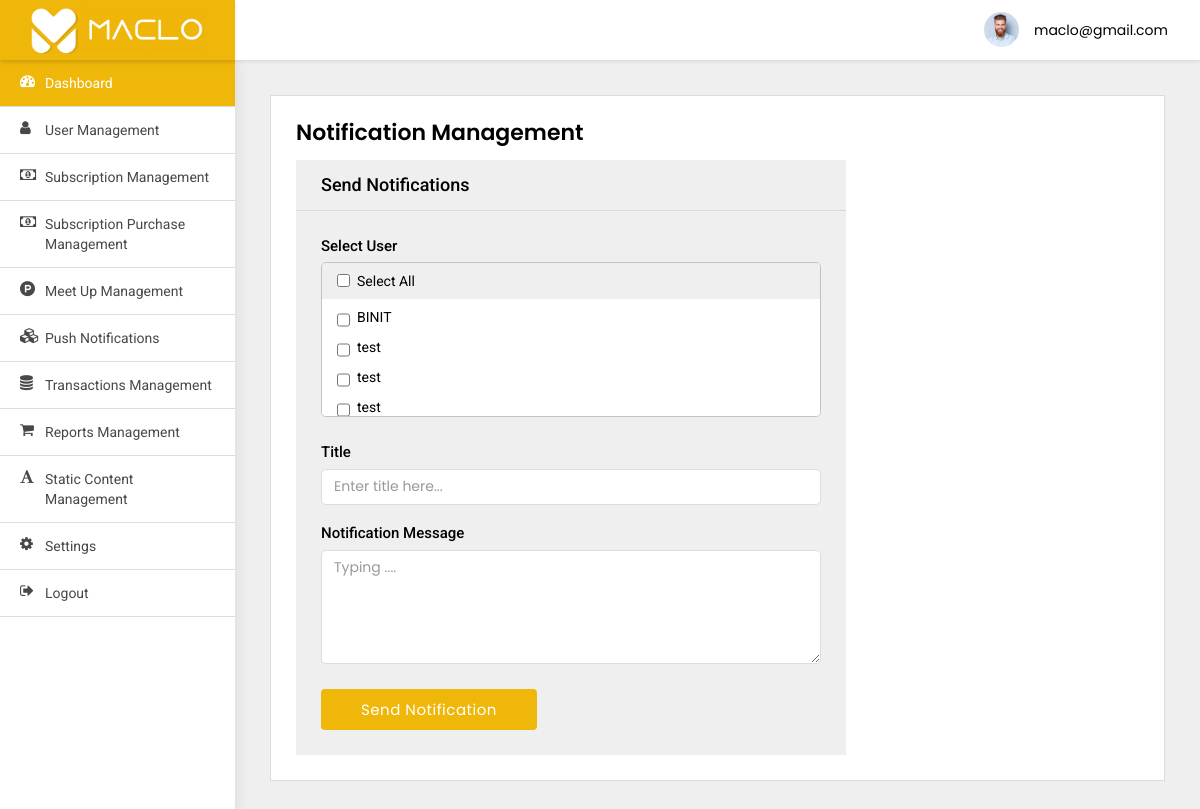
/adminpanel/send-notification/ (signed in), run on the app's committed database.
### adminpanel/models.py (models this page shows)
class User(AbstractBaseUser, PermissionsMixin):
    email = models.EmailField(max_length=255, unique=True)
    phone_number = models.BigIntegerField(blank=True, null=True)
    name = models.CharField(max_length=255)
    social_type = models.CharField(max_length=255)
    social_id = models.CharField(max_length=255)
    device_token = models.CharField(default='', null=True, blank=True, max_length=256)
    is_active = models.BooleanField(default=True)
    is_staff = models.BooleanField(default=False)
    objects = UserManager()
    USERNAME_FIELD = 'email'

### src/models.py (models this page shows, shortened)
class RegisterUser(models.Model):
    email = models.EmailField(default='test@maclo.com')
    phone_number = models.CharField(default='00000', max_length=13)
    first_name = models.CharField(default='maclo', max_length=100)
    last_name = models.CharField(default='app', max_length=100)
    gender = models.CharField(choices=GENDER, default='Male', max_length=20, null=True, blank=True)
    date_of_birth = models.DateField(null=True, blank=True)
    job_profile = models.CharField(max_length=100, null=True, blank=True)
    company_name = models.CharField(max_length=200, null=True, blank=True)
    qualification = models.CharField(
        default="Bachelor's", choices=QUALIFICATION, max_length=100, null=True, blank=True)
    relationship_status = models.CharField(
        default='Single', choices=RELATIONSHIP_STATUS, max_length=100, null=True, blank=True)
    height = models.IntegerField(null=True,blank=True)
    fav_quote = models.CharField(default='MY Fav QUOTE', max_length=1000)
    religion = models.CharField(default='atheist', max_length=100, null=True, blank=True)
    body_type = models.CharField(default='slim', max_length=100)
    zodiac_sign = models.CharField(default='', max_length=100)
    taste = models.CharField(default='', max_length=100)
    created_at = models.DateField(auto_now_add=True)
    verified = models.CharField(default='No', choices=BOOL_CHOICES, max_length=10)
    fb_signup = models.CharField(default='No', choices=BOOL_CHOICES, max_length=10)
    pic_1 = models.ImageField(upload_to='media', null=True, blank=True)
    pic_2 = models.ImageField(upload_to='media', null=True, blank=True)
    pic_3 = models.ImageField(upload_to='media', null=True, blank=True)
    pic_4 = models.ImageField(upload_to='media', null=True, blank=True)
    pic_5 = models.ImageField(upload_to='media', null=True, blank=True)
    pic_6 = models.ImageField(upload_to='media', null=True, blank=True)

### adminpanel/views.py (the view, shortened to what this page needs)
# urls.py: path('send-notification/', SendNotification.as_view(),
class SendNotification(LoginRequiredMixin, View):
    model = UserNotification
    form_class = UserNotificationForm
    login_url = 'adminpanel:login'
    def get(self, request, *args, **kwargs):
        users = RegisterUser.objects.all()
        context = {
            "users": users
        }
        return render(self.request, 'send-notification.html', context)

### adminpanel/templates/send-notification.html (shortened to what this page needs)
{% extends 'base.html' %}
{% block body %}
<div class="WrapperArea">
    <div class="WrapperBox">
        <div class="Small-Wrapper">
            <h4 class="Title">Notification Management</h4>
            <div class="NotificationArea">
                <div class="NotificationForm">
                    <h4>Send Notifications</h4>
                    <form method="post">
                        <div class="form-group">
                            <label>Select User</label>
                            <ul class="Multiple" id="table">
                                <li><label><input type="checkbox" id="selectAll" class="main">Select All</label></li>
                                {% for user in users %}
                                <li><label><input class="checkbox" type="checkbox" name="to" id="checkbox"
                                                  value="{{user.id}}">{{user.first_name}}</label>
                                </li>
                                {% endfor %}
                            </ul>
                        </div>
                        <div class="form-group">
                            <label>Title</label>
                            <input type="text" class="form-control desc" id="title" name="title" placeholder="Enter title here...">
                            <br>
                            <label>Notification Message</label>
                            <textarea rows="5" class="form-control desc" placeholder="Typing ...."
                                      id="message" name="body"></textarea>
                        </div>
                        <button id="send" class="btn btn-info" onclick="bulkNotification()"><span id="send_btn">Send Notification</span>
                        </button>
                    </form>
                </div>
            </div>
        </div>
    </div>
</div>
{% endblock body %}

### adminpanel/templates/base.html (shortened to what this page needs)
{% load static %}
<html lang="en-us">
<head>
    <link type="text/css" rel="stylesheet" href="{% static 'adminpanel/css/style.css'%}">
</head>
<body>
<div class="Header">
    <div class="Logo">
        <img src="{% static 'adminpanel/images/Inner-Logo.png' %}">
    </div>
    <div class="Navigation">
        <div class="Avater">
            <a href="javascript:void(0);">
                <figure><img src="{% static 'adminpanel/images/profile.jpg' %}"></figure>
                {{user}} </a>
        </div>
    </div>
</div>
<div class="SidenavBar">
    <ul>
        <li class="active">
            <a href="{% url 'adminpanel:dashboard' %}">
                <span><i class="fa fa-tachometer"></i></span> Dashboard
            </a>
        </li>
        <li>
            <a href="{% url 'adminpanel:users-list' %}">
                <span><i class="fa fa-user"></i></span> User Management
            </a>
        </li>
        <li>
            <a href="Subscription-management.html">
                <span><i class="fa fa-money"></i></span> Subscription Management
            </a>
        </li>
        <li>
            <a href="Subscription-Purchase-management.html">
                <span><i class="fa fa-money"></i></span> Subscription Purchase Management
            </a>
        </li>
        <li>
            <a href="meet-management.html">
                <span><i class="fa fa-product-hunt"></i></span> Meet up Management
            </a>
        </li>
        <li>
            <a href="{% url 'adminpanel:send-notification' %}">
                <span><i class="fa fa-cubes"></i></span> Push Notifications
            </a>
        </li>
        <li>
            <a href="Transaction-management.html">
                <span><i class="fa fa-database"></i></span> Transactions Management
            </a>
        </li>
        <li>
            <a href="Report-management.html">
                <span><i class="fa fa-shopping-cart"></i></span> Reports Management
            </a>
        </li>
        <li>
            <a href="content-management.html">
                <span><i class="fa fa-font"></i></span> Static content Management
            </a>
        </li>
        <li>
            <a href="{% url 'adminpanel:change_password' %}">
                <span><i class="fa fa-cog"></i></span> Settings
            </a>
        </li>
        <li>
            <a href="{% url 'adminpanel:login' %}">
                <span><i class="fa fa-sign-out"></i></span> Logout
            </a>
        </li>
    </ul>
</div>
{% block body %}
{% endblock body %}
</body>
</html>

### static/adminpanel/css/style.css (style rules this page uses)
body { margin: 0; padding: 0; font-family: 'Poppins', sans-serif !important; font-size: 13px; color: #3a3a3a; font-weight: 400; }
* { margin: 0px; padding: 0px; }
header, footer, aside, article, section, detail, nav, figure { position: relative; }
h1, h2, h3, h4, h5, h6, p { margin: 0; padding: 0; }
ul, li, ol { list-style-type: none; margin: 0; padding: 0; }
a { text-decoration: none; outline: none; }
img { border: 0; outline: none; max-width: 100%; }
input[type="text"], input[type="password"], select, textarea, input[type="button"] { max-width: 100%; }
.CheckBox { display: inline-block;position:relative;padding-left:33px;cursor:pointer;font-size: 14px;-webkit-user-select:none;-moz-user-select:none;-ms-user-select:none;user-select:none;font-weight:500;color:#2d2d2d;margin: 0;min-height: 20px; }
.Header { box-shadow:0 2px 4px rgba(0,0,0,.08);-webkit-box-shadow:0 2px 4px rgba(0,0,0,.08);position:fixed;width:100%;left:0;top:0;background-color:#fff;z-index:99 }
.Header .Logo { width:235px;background-color: #efb70a;text-align:center;padding:5px 0;float:left;height:60px;box-shadow:0 2px 4px rgba(0,0,0,.08); }
.Header .Logo img { width: 180px; }
.Header .Navigation { transition:all 0.2s ease;margin-left:235px;padding:7px 3.2rem;width:calc(100% - 235px);text-align:right;height:60px }
.Header .Navigation .Avater { margin:5px 0 5px 30px;position:relative;display:inline-block }
.Header .Navigation .Avater a { display:flex;align-items:center;font-size:14px;color:#000 }
.Header .Navigation .Avater a figure { width:35px;border-radius:50%;margin:0 15px 0 0;overflow:hidden }
.SidenavBar { height:calc(100% - 60px);position:fixed;width:235px;top:60px;padding:0;overflow:auto;box-shadow:0 0 15px rgba(0,0,0,.1) }
.SidenavBar ul { margin:0 }
.SidenavBar ul li { margin:0 }
.SidenavBar ul li a { display:block;cursor:pointer;padding:13px 20px 13px 45px;transition:0.5s all ease-in-out;color:#484848;font-family:"Roboto";font-size:14px;text-transform:capitalize;position:relative;border-bottom:1px solid #ddd }
.SidenavBar ul li a span { font-size:15px;display:inline-block;position:absolute;top:13px;left:20px }
.SidenavBar ul li.active a, .SidenavBar ul li a:hover { background-color: #efb70a;color:#fff; }
.WrapperArea { margin-left:235px;flex:1 1 auto;width:calc(100% - 235px);display:flex;flex-direction:column;margin-top:60px;transition:0.5s all ease-in-out }
.WrapperArea .WrapperBox { padding:35px;background-color:#efefef;min-height:calc(100vh - 60px) }
.Small-Wrapper { background-color:#fff;padding:25px;border:1px solid #dcdcdc }
h4.Title { margin:0 0 15px;font-weight:600;color:#000;text-transform:capitalize;font-size:22px }
.NotificationArea .NotificationForm { background-color:#efefef;max-width:550px }
.NotificationArea .NotificationForm h4 { margin:0 0 0 0;font-weight:500;color:#000;text-transform:capitalize;font-size:18px;border-bottom:1px solid #dcd8d8;padding:15px 25px;font-family:"Roboto" }
.NotificationArea .NotificationForm form { padding:25px }
.NotificationArea .NotificationForm form .form-group { margin:0 0 25px 0 }
.NotificationArea .NotificationForm form .form-group label { display:block;font-weight:500;color:#000;font-size:15px;font-family:"Roboto" }
.NotificationArea .NotificationForm form .form-group .form-control { margin:0 0 0;border:1px solid #ddd;box-shadow:none;border-radius:5px;height:36px }
.NotificationArea .NotificationForm form .form-group ul.Multiple { margin:0;box-shadow:none;border:1px solid #c3c3c3;height:155px;font-size:14px;color:#000;padding:8px 15px;border-radius:5px;overflow:auto;background-color:#fff }
.NotificationArea .NotificationForm form .form-group ul.Multiple li { margin:0 0 10px 0 }
.NotificationArea .NotificationForm form .form-group ul.Multiple li:first-child { margin:-8px -15px 8px;background-color:#efefef;padding:8px 15px }
.NotificationArea .NotificationForm form .form-group ul.Multiple li label { margin:0;font-weight:400;font-size:14px;padding:0 0 0 20px;position:relative;cursor:pointer }
.NotificationArea .NotificationForm form .form-group ul.Multiple li label input { margin:0;position:absolute;top:3px;left:0 }
.NotificationArea .NotificationForm form .form-group textarea.form-control { height:auto }
.NotificationArea .NotificationForm form button { padding:10px 40px;display:inline-block;background-color: #efb70a;margin:0;color:#fff;-webkit-transition:0.5s all ease-in-out;transition:0.5s all ease-in-out;font-size:15px;letter-spacing:.5px;border:none;outline:0; }

### data on the page
User: email "maclo@gmail.com"
RegisterUser: first_name "BINIT"
RegisterUser: first_name "test"
RegisterUser: first_name "test"
RegisterUser: first_name "test"
